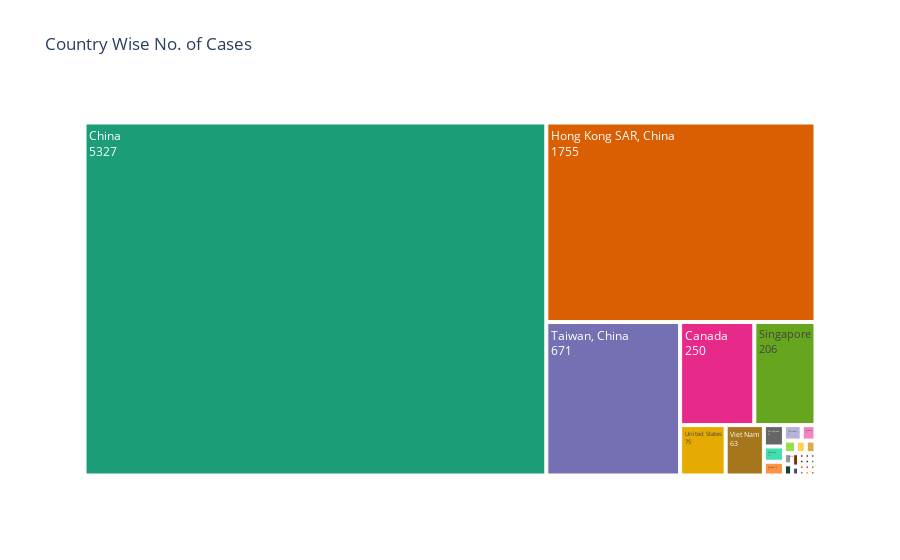

The code cell stored with this chart in its notebook:
### Code cell
plot_treemap(s_lat, 'Country', 'Cases')

### Figure 1 — Plotly figure (JSON) as saved in the notebook; plotly's stock layout.template omitted (floating-point values rounded to 4 significant figures)
{"data": [{"branchvalues": "total", "domain": {"x": [0, 1], "y": [0, 1]}, "hoverlabel": {"namelength": 0}, "hovertemplate": "labels=%{label}<br>Cases=%{value}<br>parent=%{parent}<br>id=%{id}", "ids": ["Brazil", "Canada", "China", "Colombia", "Finland", "France", "Germany", "Hong Kong SAR, China", "India", "Indonesia", "Italy", "Kuwait", "Macao SAR, China", "Malaysia", "Mongolia", "New Zealand", "Philippines", "Republic of Ireland", "Republic of Korea", "Romania", "Russian Federation", "Singapore", "South Africa", "Spain", "Sweden", "Switzerland", "Taiwan, China", "Thailand", "United Kingdom", "United States", "Viet Nam"], "labels": ["Brazil", "Canada", "China", "Colombia", "Finland", "France", "Germany", "Hong Kong SAR, China", "India", "Indonesia", "Italy", "Kuwait", "Macao SAR, China", "Malaysia", "Mongolia", "New Zealand", "Philippines", "Republic of Ireland", "Republic of Korea", "Romania", "Russian Federation", "Singapore", "South Africa", "Spain", "Sweden", "Switzerland", "Taiwan, China", "Thailand", "United Kingdom", "United States", "Viet Nam"], "name": "", "parents": ["", "", "", "", "", "", "", "", "", "", "", "", "", "", "", "", "", "", "", "", "", "", "", "", "", "", "", "", "", "", ""], "textinfo": "label+text+value", "type": "treemap", "values": [1, 250, 5327, 1, 1, 7, 10, 1755, 3, 2, 4, 1, 1, 5, 9, 1, 14, 1, 3, 1, 1, 206, 1, 1, 3, 1, 671, 9, 4, 75, 63]}], "layout": {"legend": {"tracegroupgap": 0}, "title": {"text": "Country Wise No. of Cases"}, "treemapcolorway": ["rgb(27,158,119)", "rgb(217,95,2)", "rgb(117,112,179)", "rgb(231,41,138)", "rgb(102,166,30)", "rgb(230,171,2)", "rgb(166,118,29)", "rgb(102,102,102)"]}}
